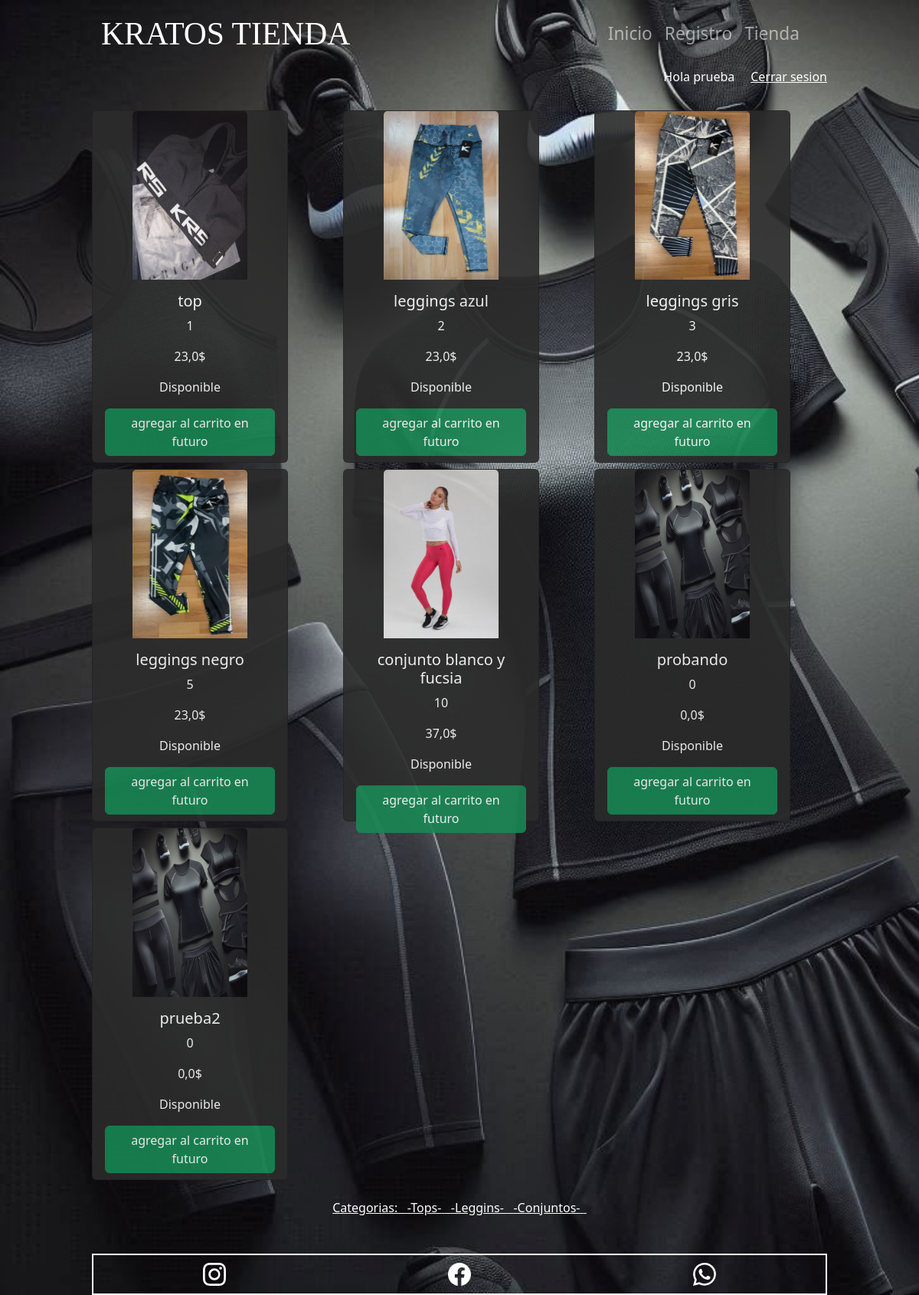
Page /tienda/ (signed in) on the committed database.
### tienda/models.py (models this page shows, shortened)
class producto(models.Model):
    nombre = models.CharField(max_length= 24)
    precio = models.FloatField()
    codigo = models.IntegerField(default= 0)
    created = models.DateTimeField(auto_now_add= True)
    updated = models.DateTimeField(auto_now= True)
    disponibilidad = models.BooleanField(default= True)
    imagen = models.ImageField(upload_to="Tienda")
    categorias = models.ManyToManyField(Categoria)
    class meta:
        verbose_name = "producto"
        verbose_name_plural = "productos"

class Categoria(models.Model):
    nombre = models.CharField(max_length=20)
    updated = models.DateTimeField(auto_now= True)
    created = models.DateTimeField(auto_now_add= True)
    class meta:
        verbose_name = "categoria"
        verbose_name_plural = "categorias"

### tienda/views.py (the view)
# urls.py: path("tienda/", include('tienda.urls')),
def tienda(request):
    return render(request, 'tienda/tienda.html', {'producto': productos, 'categoria': categoria})

### tienda/templates/tienda/tienda.html
{% extends 'webapp/plantilla_padre.html' %}
{% block content %}
<div class="row">
    {% for item in producto %}
        <div class="col-md-4" style="padding-top: 8px;">
            <div class="card" style="width: 16rem; background-color: rgb(43, 43, 43);opacity: 0.9; height: 460px;">
                <div style="text-align: center;"><img src="{{item.imagen.url}}" class="card-img-top" alt="..." style="width: 150px; height: 220px;">
                    {{ item.mug_shot.url }}</div>
                <div class="card-body" style="text-align: center; color: white;">
                <h5 class="card-title">{{ item.nombre}}</h5>
                <p class="card-text te">{{item.codigo}}</p>
                <p class="card-text">{{ item.precio }}$</p>
                {% if disponibilidad == true %}
                    <p>Disponible</p>
                {% else %}
                    <p>No disponible</p>
                {% endif %}
                <a href="#" class="btn btn-success">agregar al carrito en futuro</a>
                </div>
            </div>
        </div>
    {% endfor %}
</div>
<br>
<div style="text-align: center; color: white;">
    <u>Categorias: &nbsp;
        {% for cat in categoria %}
        <a href="#" style="color: white; text-transform: capitalize;">-{{cat.nombre}}-</a> &nbsp;
        {% endfor %}
    </u>
</div>
{% endblock %}

### webapp/templates/webapp/plantilla_padre.html (shortened to what this page needs)
<!DOCTYPE html>
<html lang="en" >
<head>
  {% load static %}
    <link href="https://cdn.jsdelivr.net/npm/bootstrap@5.3.2/dist/css/bootstrap.min.css" rel="stylesheet">
</head>
<body>
  <div class="body">
    <nav class="navbar navbar-expand-md bg-black" data-bs-theme="dark" style="background-color: transparent !important; width: 80%; margin: auto;" >
      <div class="container-fluid" >
      <a class="navbar-brand" style="font-size: 1.1cm; font-family: fantasy;">KRATOS TIENDA</a>
      <div class="collapse navbar-collapse" id="navbarNav">
          <ul class="navbar-nav ms-auto">
          <li class="nav-item">
              <a class="nav-link" href="/" style="font-size: 0.6cm;" >Inicio</a>
          </li>
          <li class="nav-item">
              <a class="nav-link" href="{% url 'registro' %}" style="font-size: 0.6cm;">Registro</a>
          </li>
          <li class="nav-item">
              <a class="nav-link" href="{% url 'tienda' %}" style="font-size: 0.6cm;">Tienda</a>
          </li>
          <li class="nav-item">
              <a class="nav-link" href="#" style="font-size: 0.7cm;"></a>
          </li>
          </ul>
      </div>
      </div>
  </nav>
  <div style="width: 80%; margin: auto;">
    <div style="text-align: right;">
    {% if user.is_authenticated %}
      <span style="color: white;">Hola {{ user.username }}</span> &nbsp;&nbsp;&nbsp; <a href="{% url 'cerrar_sesion' %}" style="color: white;">Cerrar sesion</a>
    {% else %}
      <a href="{% url 'logear' %}" style="color: #9a9797;">Iniciar sesion</a>
    {% endif %}
  </div>
  <br>
  {% block content%}
  {% endblock %}
  <br>
  <br>
  </div>
  <div class="container-fluid; mi-div" style="color: white; width: 80%; margin: auto;">
      <div class="row" style="text-align: center;">
        <div class="col">
          <a href="#" style="color: white;">
          </a>
        </div>
        <div class="col">
          <a href="#" style="color: white;">
          </a>
        </div>
        <div class="col">
          <a href="#" style="color: white;">
          </a>
        </div>
      </div>
  </div>
</div>
</body>
</html>

### webapp/templates/webapp/plantilla_padre.html (style rules this page uses)
.mi-div { border: 2px solid #ffffff; padding: 10px; }

### rows in the picture
producto: imagen (picture), nombre "top", codigo "1", precio "23,0"
producto: imagen (picture), nombre "leggings azul", codigo "2", precio "23,0"
producto: imagen (picture), nombre "leggings gris", codigo "3", precio "23,0"
producto: imagen (picture), nombre "leggings negro", codigo "5", precio "23,0"
producto: imagen (picture), nombre "conjunto blanco y fucsia", codigo "10", precio "37,0"
producto: imagen (picture), nombre "probando", codigo "0", precio "0,0"
producto: imagen (picture), nombre "prueba2", codigo "0", precio "0,0"
Categoria: nombre "Tops"
Categoria: nombre "Leggins"
Categoria: nombre "Conjuntos"

### other values in the picture
{{ user.username }} "prueba"
